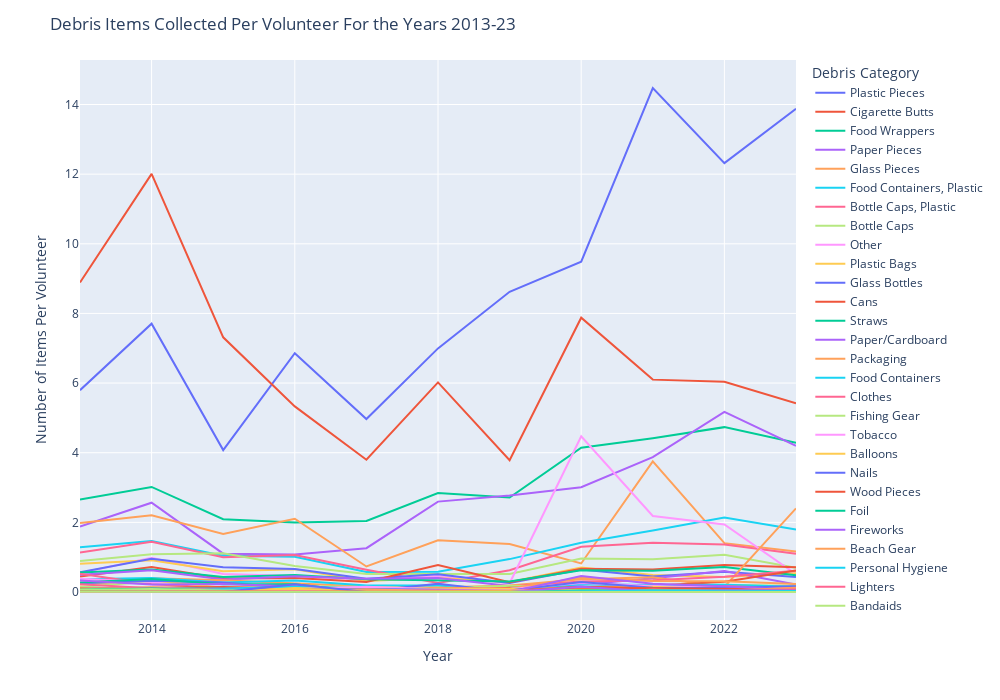

Notebook code for this chart:
### Markdown cell above
There's a significant correlation between number of volunteers and number of items collected for each year, which suggests that the number of items collected in a year might depend on the number of volunteers doing beach cleanups that year. 
The fewer debris items collected in 2020 may have been a result of fewer people being out during the pandemic, and not necessarily due to less littering.
In NOAA's marine debris report, the variable with the strongest impact on the amount of marine debris was the number of collectors (here volunteers) in the Generalized Linear Mixed Model in Section 7. In fact, the effect was 7.5 times the variable (distance to river mouth) with the second stongest effect. This emphasizes just how strongly the number of debris items collected depends on the number of collectors.

## Debris Items Per Volunteer Grouped by Category
Now that we know that the number of debris items depends on number of volunteers, let's plot the number of debris items per volunteer over time. By dividing by number of volunteers we can to some extent factor out that effect.

### Code cell
# Number of item per volunteer line graph 2013-23
fig = graph_maker.item_per_volunteer()
fig.show()

### Figure 1 — Plotly figure (JSON) as saved in the notebook; plotly's stock layout.template omitted (floating-point values rounded to 4 significant figures)
{"data": [{"hovertemplate": "variable=Plastic Pieces<br>index=%{x}<br>value=%{y}<extra></extra>", "legendgroup": "Plastic Pieces", "line": {"color": "#636efa", "dash": "solid"}, "marker": {"symbol": "circle"}, "mode": "lines", "name": "Plastic Pieces", "orientation": "v", "showlegend": true, "type": "scatter", "x": [2013, 2014, 2015, 2016, 2017, 2018, 2019, 2020, 2021, 2022, 2023], "xaxis": "x", "y": [5.797, 7.706, 4.075, 6.856, 4.967, 6.996, 8.622, 9.486, 14.47, 12.32, 13.88], "yaxis": "y"}, {"hovertemplate": "variable=Cigarette Butts<br>index=%{x}<br>value=%{y}<extra></extra>", "legendgroup": "Cigarette Butts", "line": {"color": "#EF553B", "dash": "solid"}, "marker": {"symbol": "circle"}, "mode": "lines", "name": "Cigarette Butts", "orientation": "v", "showlegend": true, "type": "scatter", "x": [2013, 2014, 2015, 2016, 2017, 2018, 2019, 2020, 2021, 2022, 2023], "xaxis": "x", "y": [8.89, 12.01, 7.313, 5.331, 3.799, 6.018, 3.786, 7.878, 6.099, 6.037, 5.421], "yaxis": "y"}, {"hovertemplate": "variable=Food Wrappers<br>index=%{x}<br>value=%{y}<extra></extra>", "legendgroup": "Food Wrappers", "line": {"color": "#00cc96", "dash": "solid"}, "marker": {"symbol": "circle"}, "mode": "lines", "name": "Food Wrappers", "orientation": "v", "showlegend": true, "type": "scatter", "x": [2013, 2014, 2015, 2016, 2017, 2018, 2019, 2020, 2021, 2022, 2023], "xaxis": "x", "y": [2.656, 3.017, 2.092, 1.999, 2.042, 2.841, 2.711, 4.144, 4.417, 4.734, 4.284], "yaxis": "y"}, {"hovertemplate": "variable=Paper Pieces<br>index=%{x}<br>value=%{y}<extra></extra>", "legendgroup": "Paper Pieces", "line": {"color": "#ab63fa", "dash": "solid"}, "marker": {"symbol": "circle"}, "mode": "lines", "name": "Paper Pieces", "orientation": "v", "showlegend": true, "type": "scatter", "x": [2013, 2014, 2015, 2016, 2017, 2018, 2019, 2020, 2021, 2022, 2023], "xaxis": "x", "y": [1.877, 2.565, 1.101, 1.073, 1.259, 2.596, 2.775, 3.008, 3.875, 5.176, 4.199], "yaxis": "y"}, {"hovertemplate": "variable=Glass Pieces<br>index=%{x}<br>value=%{y}<extra></extra>", "legendgroup": "Glass Pieces", "line": {"color": "#FFA15A", "dash": "solid"}, "marker": {"symbol": "circle"}, "mode": "lines", "name": "Glass Pieces", "orientation": "v", "showlegend": true, "type": "scatter", "x": [2013, 2014, 2015, 2016, 2017, 2018, 2019, 2020, 2021, 2022, 2023], "xaxis": "x", "y": [1.981, 2.203, 1.668, 2.103, 0.7335, 1.484, 1.38, 0.8196, 3.751, 1.402, 1.161], "yaxis": "y"}, {"hovertemplate": "variable=Food Containers, Plastic<br>index=%{x}<br>value=%{y}<extra></extra>", "legendgroup": "Food Containers, Plastic", "line": {"color": "#19d3f3", "dash": "solid"}, "marker": {"symbol": "circle"}, "mode": "lines", "name": "Food Containers, Plastic", "orientation": "v", "showlegend": true, "type": "scatter", "x": [2013, 2014, 2015, 2016, 2017, 2018, 2019, 2020, 2021, 2022, 2023], "xaxis": "x", "y": [1.286, 1.466, 1.041, 1.013, 0.5745, 0.5808, 0.9448, 1.413, 1.769, 2.136, 1.796], "yaxis": "y"}, {"hovertemplate": "variable=Bottle Caps, Plastic<br>index=%{x}<br>value=%{y}<extra></extra>", "legendgroup": "Bottle Caps, Plastic", "line": {"color": "#FF6692", "dash": "solid"}, "marker": {"symbol": "circle"}, "mode": "lines", "name": "Bottle Caps, Plastic", "orientation": "v", "showlegend": true, "type": "scatter", "x": [2013, 2014, 2015, 2016, 2017, 2018, 2019, 2020, 2021, 2022, 2023], "xaxis": "x", "y": [1.135, 1.442, 0.9961, 1.063, 0.6378, 0.2569, 0.6262, 1.297, 1.411, 1.364, 1.1], "yaxis": "y"}, {"hovertemplate": "variable=Bottle Caps<br>index=%{x}<br>value=%{y}<extra></extra>", "legendgroup": "Bottle Caps", "line": {"color": "#B6E880", "dash": "solid"}, "marker": {"symbol": "circle"}, "mode": "lines", "name": "Bottle Caps", "orientation": "v", "showlegend": true, "type": "scatter", "x": [2013, 2014, 2015, 2016, 2017, 2018, 2019, 2020, 2021, 2022, 2023], "xaxis": "x", "y": [0.8875, 1.081, 1.113, 0.7496, 0.5166, 0.521, 0.5205, 0.9628, 0.9374, 1.066, 0.6963], "yaxis": "y"}, {"hovertemplate": "variable=Other<br>index=%{x}<br>value=%{y}<extra></extra>", "legendgroup": "Other", "line": {"color": "#FF97FF", "dash": "solid"}, "marker": {"symbol": "circle"}, "mode": "lines", "name": "Other", "orientation": "v", "showlegend": true, "type": "scatter", "x": [2013, 2014, 2015, 2016, 2017, 2018, 2019, 2020, 2021, 2022, 2023], "xaxis": "x", "y": [0.5461, 0.9795, 0.5165, 0.4608, 0.3535, 0.4626, 0.2495, 4.47, 2.183, 1.94, 0.5137], "yaxis": "y"}, {"hovertemplate": "variable=Plastic Bags<br>index=%{x}<br>value=%{y}<extra></extra>", "legendgroup": "Plastic Bags", "line": {"color": "#FECB52", "dash": "solid"}, "marker": {"symbol": "circle"}, "mode": "lines", "name": "Plastic Bags", "orientation": "v", "showlegend": true, "type": "scatter", "x": [2013, 2014, 2015, 2016, 2017, 2018, 2019, 2020, 2021, 2022, 2023], "xaxis": "x", "y": [0.811, 0.91, 0.5936, 0.652, 0.3169, 0.3995, 0.2907, 0.7012, 0.4915, 0.4294, 0.5412], "yaxis": "y"}, {"hovertemplate": "variable=Glass Bottles<br>index=%{x}<br>value=%{y}<extra></extra>", "legendgroup": "Glass Bottles", "line": {"color": "#636efa", "dash": "solid"}, "marker": {"symbol": "circle"}, "mode": "lines", "name": "Glass Bottles", "orientation": "v", "showlegend": true, "type": "scatter", "x": [2013, 2014, 2015, 2016, 2017, 2018, 2019, 2020, 2021, 2022, 2023], "xaxis": "x", "y": [0.5673, 0.9576, 0.709, 0.6591, 0.3829, 0.507, 0.2611, 0.6427, 0.4476, 0.5845, 0.4325], "yaxis": "y"}, {"hovertemplate": "variable=Cans<br>index=%{x}<br>value=%{y}<extra></extra>", "legendgroup": "Cans", "line": {"color": "#EF553B", "dash": "solid"}, "marker": {"symbol": "circle"}, "mode": "lines", "name": "Cans", "orientation": "v", "showlegend": true, "type": "scatter", "x": [2013, 2014, 2015, 2016, 2017, 2018, 2019, 2020, 2021, 2022, 2023], "xaxis": "x", "y": [0.4425, 0.7144, 0.3898, 0.4034, 0.2898, 0.7744, 0.2819, 0.6675, 0.6497, 0.7757, 0.7126], "yaxis": "y"}, {"hovertemplate": "variable=Straws<br>index=%{x}<br>value=%{y}<extra></extra>", "legendgroup": "Straws", "line": {"color": "#00cc96", "dash": "solid"}, "marker": {"symbol": "circle"}, "mode": "lines", "name": "Straws", "orientation": "v", "showlegend": true, "type": "scatter", "x": [2013, 2014, 2015, 2016, 2017, 2018, 2019, 2020, 2021, 2022, 2023], "xaxis": "x", "y": [0.5626, 0.644, 0.4337, 0.4888, 0.3652, 0.3452, 0.3038, 0.6242, 0.6114, 0.7192, 0.4817], "yaxis": "y"}, {"hovertemplate": "variable=Paper/Cardboard<br>index=%{x}<br>value=%{y}<extra></extra>", "legendgroup": "Paper/Cardboard", "line": {"color": "#ab63fa", "dash": "solid"}, "marker": {"symbol": "circle"}, "mode": "lines", "name": "Paper/Cardboard", "orientation": "v", "showlegend": true, "type": "scatter", "x": [2013, 2014, 2015, 2016, 2017, 2018, 2019, 2020, 2021, 2022, 2023], "xaxis": "x", "y": [0.4919, 0.6225, 0.3614, 0.4558, 0.3795, 0.404, 0.1724, 0.2074, 0.3983, 0.6007, 0.2151], "yaxis": "y"}, {"hovertemplate": "variable=Packaging<br>index=%{x}<br>value=%{y}<extra></extra>", "legendgroup": "Packaging", "line": {"color": "#FFA15A", "dash": "solid"}, "marker": {"symbol": "circle"}, "mode": "lines", "name": "Packaging", "orientation": "v", "showlegend": true, "type": "scatter", "x": [2013, 2014, 2015, 2016, 2017, 2018, 2019, 2020, 2021, 2022, 2023], "xaxis": "x", "y": [0.2501, 0.395, 0.3402, 0.2407, 0.1573, 0.1257, 0.1876, 0.364, 0.4225, 0.1436, 2.401], "yaxis": "y"}, {"hovertemplate": "variable=Food Containers<br>index=%{x}<br>value=%{y}<extra></extra>", "legendgroup": "Food Containers", "line": {"color": "#19d3f3", "dash": "solid"}, "marker": {"symbol": "circle"}, "mode": "lines", "name": "Food Containers", "orientation": "v", "showlegend": true, "type": "scatter", "x": [2013, 2014, 2015, 2016, 2017, 2018, 2019, 2020, 2021, 2022, 2023], "xaxis": "x", "y": [0.3637, 0.3999, 0.27, 0.3328, 0.1882, 0.1853, 0.07462, 0.2539, 0.1526, 0.1442, 0.087], "yaxis": "y"}, {"hovertemplate": "variable=Clothes<br>index=%{x}<br>value=%{y}<extra></extra>", "legendgroup": "Clothes", "line": {"color": "#FF6692", "dash": "solid"}, "marker": {"symbol": "circle"}, "mode": "lines", "name": "Clothes", "orientation": "v", "showlegend": true, "type": "scatter", "x": [2013, 2014, 2015, 2016, 2017, 2018, 2019, 2020, 2021, 2022, 2023], "xaxis": "x", "y": [0.5236, 0.222, 0.1224, 0.123, 0.001073, 0, 0.1591, 0.3048, 0.3343, 0.4367, 0.6123], "yaxis": "y"}, {"hovertemplate": "variable=Fishing Gear<br>index=%{x}<br>value=%{y}<extra></extra>", "legendgroup": "Fishing Gear", "line": {"color": "#B6E880", "dash": "solid"}, "marker": {"symbol": "circle"}, "mode": "lines", "name": "Fishing Gear", "orientation": "v", "showlegend": true, "type": "scatter", "x": [2013, 2014, 2015, 2016, 2017, 2018, 2019, 2020, 2021, 2022, 2023], "xaxis": "x", "y": [0.1402, 0.3026, 0.2368, 0.1621, 0.1418, 0.1101, 0.1766, 0.1228, 0.18, 0.2066, 0.1712], "yaxis": "y"}, {"hovertemplate": "variable=Tobacco<br>index=%{x}<br>value=%{y}<extra></extra>", "legendgroup": "Tobacco", "line": {"color": "#FF97FF", "dash": "solid"}, "marker": {"symbol": "circle"}, "mode": "lines", "name": "Tobacco", "orientation": "v", "showlegend": true, "type": "scatter", "x": [2013, 2014, 2015, 2016, 2017, 2018, 2019, 2020, 2021, 2022, 2023], "xaxis": "x", "y": [0.3837, 0.2871, 0.2503, 0.1094, 0.02771, 0.02558, 0.07086, 0.2507, 0.1823, 0.09454, 0.05346], "yaxis": "y"}, {"hovertemplate": "variable=Balloons<br>index=%{x}<br>value=%{y}<extra></extra>", "legendgroup": "Balloons", "line": {"color": "#FECB52", "dash": "solid"}, "marker": {"symbol": "circle"}, "mode": "lines", "name": "Balloons", "orientation": "v", "showlegend": true, "type": "scatter", "x": [2013, 2014, 2015, 2016, 2017, 2018, 2019, 2020, 2021, 2022, 2023], "xaxis": "x", "y": [0.2164, 0.3382, 0.1239, 0.1499, 0.06203, 0.09646, 0.05757, 0.1031, 0.141, 0.1165, 0.1092], "yaxis": "y"}, {"hovertemplate": "variable=Nails<br>index=%{x}<br>value=%{y}<extra></extra>", "legendgroup": "Nails", "line": {"color": "#636efa", "dash": "solid"}, "marker": {"symbol": "circle"}, "mode": "lines", "name": "Nails", "orientation": "v", "showlegend": true, "type": "scatter", "x": [2013, 2014, 2015, 2016, 2017, 2018, 2019, 2020, 2021, 2022, 2023], "xaxis": "x", "y": [0.2532, 0.3259, 0.2697, 0.09828, 0.01984, 0.2349, 0, 0, 0, 0, 0], "yaxis": "y"}, {"hovertemplate": "variable=Wood Pieces<br>index=%{x}<br>value=%{y}<extra></extra>", "legendgroup": "Wood Pieces", "line": {"color": "#EF553B", "dash": "solid"}, "marker": {"symbol": "circle"}, "mode": "lines", "name": "Wood Pieces", "orientation": "v", "showlegend": true, "type": "scatter", "x": [2013, 2014, 2015, 2016, 2017, 2018, 2019, 2020, 2021, 2022, 2023], "xaxis": "x", "y": [0.1021, 0.1326, 0.1469, 0.09036, 0.004827, 0, 0.125, 0.1444, 0.1807, 0.2951, 0.6173], "yaxis": "y"}, {"hovertemplate": "variable=Foil<br>index=%{x}<br>value=%{y}<extra></extra>", "legendgroup": "Foil", "line": {"color": "#00cc96", "dash": "solid"}, "marker": {"symbol": "circle"}, "mode": "lines", "name": "Foil", "orientation": "v", "showlegend": true, "type": "scatter", "x": [2013, 2014, 2015, 2016, 2017, 2018, 2019, 2020, 2021, 2022, 2023], "xaxis": "x", "y": [0.2698, 0.3706, 0.22, 0.2193, 0, 0.00605, 0, 0, 0, 0, 0], "yaxis": "y"}, {"hovertemplate": "variable=Fireworks<br>index=%{x}<br>value=%{y}<extra></extra>", "legendgroup": "Fireworks", "line": {"color": "#ab63fa", "dash": "solid"}, "marker": {"symbol": "circle"}, "mode": "lines", "name": "Fireworks", "orientation": "v", "showlegend": true, "type": "scatter", "x": [2013, 2014, 2015, 2016, 2017, 2018, 2019, 2020, 2021, 2022, 2023], "xaxis": "x", "y": [0.3286, 0.218, 0.228, 0.1663, 0.02717, 0.0261, 0.008604, 0.0006363, 0.01387, 0.01332, 0.0005044], "yaxis": "y"}, {"hovertemplate": "variable=Beach Gear<br>index=%{x}<br>value=%{y}<extra></extra>", "legendgroup": "Beach Gear", "line": {"color": "#FFA15A", "dash": "solid"}, "marker": {"symbol": "circle"}, "mode": "lines", "name": "Beach Gear", "orientation": "v", "showlegend": true, "type": "scatter", "x": [2013, 2014, 2015, 2016, 2017, 2018, 2019, 2020, 2021, 2022, 2023], "xaxis": "x", "y": [0.08134, 0.1335, 0.05755, 0.05491, 0.04201, 0.122, 0.1014, 0.406, 0.3187, 0.3118, 0.2315], "yaxis": "y"}, {"hovertemplate": "variable=Personal Hygiene<br>index=%{x}<br>value=%{y}<extra></extra>", "legendgroup": "Personal Hygiene", "line": {"color": "#19d3f3", "dash": "solid"}, "marker": {"symbol": "circle"}, "mode": "lines", "name": "Personal Hygiene", "orientation": "v", "showlegend": true, "type": "scatter", "x": [2013, 2014, 2015, 2016, 2017, 2018, 2019, 2020, 2021, 2022, 2023], "xaxis": "x", "y": [0.08362, 0.1039, 0.1023, 0.1495, 0.11, 0.06517, 0.08463, 0.2202, 0.1985, 0.2105, 0.1495], "yaxis": "y"}, {"hovertemplate": "variable=Lighters<br>index=%{x}<br>value=%{y}<extra></extra>", "legendgroup": "Lighters", "line": {"color": "#FF6692", "dash": "solid"}, "marker": {"symbol": "circle"}, "mode": "lines", "name": "Lighters", "orientation": "v", "showlegend": true, "type": "scatter", "x": [2013, 2014, 2015, 2016, 2017, 2018, 2019, 2020, 2021, 2022, 2023], "xaxis": "x", "y": [0.2214, 0.1093, 0.06818, 0.05586, 0.03575, 0.04062, 0.02534, 0.03182, 0.04129, 0.1737, 0.09053], "yaxis": "y"}, {"hovertemplate": "variable=Bandaids<br>index=%{x}<br>value=%{y}<extra></extra>", "legendgroup": "Bandaids", "line": {"color": "#B6E880", "dash": "solid"}, "marker": {"symbol": "circle"}, "mode": "lines", "name": "Bandaids", "orientation": "v", "showlegend": true, "type": "scatter", "x": [2013, 2014, 2015, 2016, 2017, 2018, 2019, 2020, 2021, 2022, 2023], "xaxis": "x", "y": [0.08025, 0.09648, 0.04705, 0.03925, 0.05649, 0.06033, 0.05569, 0.05472, 0.08918, 0.1092, 0.06985], "yaxis": "y"}, {"hovertemplate": "variable=Lids<br>index=%{x}<br>value=%{y}<extra></extra>", "legendgroup": "Lids", "line": {"color": "#FF97FF", "dash": "solid"}, "marker": {"symbol": "circle"}, "mode": "lines", "name": "Lids", "orientation": "v", "showlegend": true, "type": "scatter", "x": [2013, 2014, 2015, 2016, 2017, 2018, 2019, 2020, 2021, 2022, 2023], "xaxis": "x", "y": [0, 0, 0, 0.08688, 0.1523, 0.08038, 0.08447, 0.2615, 0.1757, 0.1214, 0.1251], "yaxis": "y"}, {"hovertemplate": "variable=Construction Materials<br>index=%{x}<br>value=%{y}<extra></extra>", "legendgroup": "Construction Materials", "line": {"color": "#FECB52", "dash": "solid"}, "marker": {"symbol": "circle"}, "mode": "lines", "name": "Construction Materials", "orientation": "v", "showlegend": true, "type": "scatter", "x": [2013, 2014, 2015, 2016, 2017, 2018, 2019, 2020, 2021, 2022, 2023], "xaxis": "x", "y": [0.07861, 0.01846, 0, 0.1174, 0.04308, 0.07969, 0.08666, 0.1056, 0.1506, 0.07208, 0.09734], "yaxis": "y"}, {"hovertemplate": "variable=Utensils<br>index=%{x}<br>value=%{y}<extra></extra>", "legendgroup": "Utensils", "line": {"color": "#636efa", "dash": "solid"}, "marker": {"symbol": "circle"}, "mode": "lines", "name": "Utensils", "orientation": "v", "showlegend": true, "type": "scatter", "x": [2013, 2014, 2015, 2016, 2017, 2018, 2019, 2020, 2021, 2022, 2023], "xaxis": "x", "y": [0, 0, 0, 0.06742, 0.08473, 0.06724, 0.04568, 0.2883, 0.1189, 0.1133, 0.1627], "yaxis": "y"}, {"hovertemplate": "variable=Strapping Bands<br>index=%{x}<br>value=%{y}<extra></extra>", "legendgroup": "Strapping Bands", "line": {"color": "#EF553B", "dash": "solid"}, "marker": {"symbol": "circle"}, "mode": "lines", "name": "Strapping Bands", "orientation": "v", "showlegend": true, "type": "scatter", "x": [2013, 2014, 2015, 2016, 2017, 2018, 2019, 2020, 2021, 2022, 2023], "xaxis": "x", "y": [0.06326, 0.006976, 0.0001296, 0.06821, 0.0345, 0.04408, 0.04239, 0.1324, 0.1077, 0.1042, 0.06884], "yaxis": "y"}, {"hovertemplate": "variable=6-Pack Holders<br>index=%{x}<br>value=%{y}<extra></extra>", "legendgroup": "6-Pack Holders", "line": {"color": "#00cc96", "dash": "solid"}, "marker": {"symbol": "circle"}, "mode": "lines", "name": "6-Pack Holders", "orientation": "v", "showlegend": true, "type": "scatter", "x": [2013, 2014, 2015, 2016, 2017, 2018, 2019, 2020, 2021, 2022, 2023], "xaxis": "x", "y": [0.06794, 0.09755, 0.03901, 0.02057, 0.008044, 0.005877, 0.01205, 0, 0.01189, 0.02533, 0.01034], "yaxis": "y"}, {"hovertemplate": "variable=PPE<br>index=%{x}<br>value=%{y}<extra></extra>", "legendgroup": "PPE", "line": {"color": "#ab63fa", "dash": "solid"}, "marker": {"symbol": "circle"}, "mode": "lines", "name": "PPE", "orientation": "v", "showlegend": true, "type": "scatter", "x": [2013, 2014, 2015, 2016, 2017, 2018, 2019, 2020, 2021, 2022, 2023], "xaxis": "x", "y": [0, 0, 0, 0, 0, 0, 0, 0.4582, 0.2372, 0.1645, 0.0469], "yaxis": "y"}, {"hovertemplate": "variable=Batteries<br>index=%{x}<br>value=%{y}<extra></extra>", "legendgroup": "Batteries", "line": {"color": "#FFA15A", "dash": "solid"}, "marker": {"symbol": "circle"}, "mode": "lines", "name": "Batteries", "orientation": "v", "showlegend": true, "type": "scatter", "x": [2013, 2014, 2015, 2016, 2017, 2018, 2019, 2020, 2021, 2022, 2023], "xaxis": "x", "y": [0.02668, 0.0235, 0.02165, 0.03545, 0.08098, 0.02558, 0.01205, 0.02036, 0.02246, 0.03265, 0.1218], "yaxis": "y"}, {"hovertemplate": "variable=Bottles, Plastic<br>index=%{x}<br>value=%{y}<extra></extra>", "legendgroup": "Bottles, Plastic", "line": {"color": "#19d3f3", "dash": "solid"}, "marker": {"symbol": "circle"}, "mode": "lines", "name": "Bottles, Plastic", "orientation": "v", "showlegend": true, "type": "scatter", "x": [2013, 2014, 2015, 2016, 2017, 2018, 2019, 2020, 2021, 2022, 2023], "xaxis": "x", "y": [0.04127, 0.03681, 0.06753, 0.04874, 0.03075, 0.01711, 0.02065, 0, 0.02114, 0.01593, 0.03455], "yaxis": "y"}, {"hovertemplate": "variable=Syringes<br>index=%{x}<br>value=%{y}<extra></extra>", "legendgroup": "Syringes", "line": {"color": "#FF6692", "dash": "solid"}, "marker": {"symbol": "circle"}, "mode": "lines", "name": "Syringes", "orientation": "v", "showlegend": true, "type": "scatter", "x": [2013, 2014, 2015, 2016, 2017, 2018, 2019, 2020, 2021, 2022, 2023], "xaxis": "x", "y": [0.01524, 0.0176, 0.02787, 0.0595, 0.02431, 0.04183, 0.0244, 0.028, 0.03336, 0.05276, 0.07137], "yaxis": "y"}, {"hovertemplate": "variable=Footwear<br>index=%{x}<br>value=%{y}<extra></extra>", "legendgroup": "Footwear", "line": {"color": "#B6E880", "dash": "solid"}, "marker": {"symbol": "circle"}, "mode": "lines", "name": "Footwear", "orientation": "v", "showlegend": true, "type": "scatter", "x": [2013, 2014, 2015, 2016, 2017, 2018, 2019, 2020, 2021, 2022, 2023], "xaxis": "x", "y": [0.05869, 0.08623, 0.04161, 0.04684, 0.0001788, 0, 0, 0, 0, 0.004179, 0.007565], "yaxis": "y"}, {"hovertemplate": "variable=Cigar Tips<br>index=%{x}<br>value=%{y}<extra></extra>", "legendgroup": "Cigar Tips", "line": {"color": "#FF97FF", "dash": "solid"}, "marker": {"symbol": "circle"}, "mode": "lines", "name": "Cigar Tips", "orientation": "v", "showlegend": true, "type": "scatter", "x": [2013, 2014, 2015, 2016, 2017, 2018, 2019, 2020, 2021, 2022, 2023], "xaxis": "x", "y": [0, 0.01964, 0.0005185, 0.05681, 0.03057, 0.03526, 0.04349, 0.0006363, 0.06474, 0.03343, 0.003278], "yaxis": "y"}, {"hovertemplate": "variable=Rope<br>index=%{x}<br>value=%{y}<extra></extra>", "legendgroup": "Rope", "line": {"color": "#FECB52", "dash": "solid"}, "marker": {"symbol": "circle"}, "mode": "lines", "name": "Rope", "orientation": "v", "showlegend": true, "type": "scatter", "x": [2013, 2014, 2015, 2016, 2017, 2018, 2019, 2020, 2021, 2022, 2023], "xaxis": "x", "y": [0, 0, 0.009203, 0.09052, 0.02252, 0.02351, 0.0463, 0.004454, 0.04889, 0.01671, 0.0007565], "yaxis": "y"}, {"hovertemplate": "variable=Beverage Bottles<br>index=%{x}<br>value=%{y}<extra></extra>", "legendgroup": "Beverage Bottles", "line": {"color": "#636efa", "dash": "solid"}, "marker": {"symbol": "circle"}, "mode": "lines", "name": "Beverage Bottles", "orientation": "v", "showlegend": true, "type": "scatter", "x": [2013, 2014, 2015, 2016, 2017, 2018, 2019, 2020, 2021, 2022, 2023], "xaxis": "x", "y": [0, 0, 0, 0.2236, 0, 0, 0, 0, 0, 0, 0], "yaxis": "y"}, {"hovertemplate": "variable=Tires<br>index=%{x}<br>value=%{y}<extra></extra>", "legendgroup": "Tires", "line": {"color": "#EF553B", "dash": "solid"}, "marker": {"symbol": "circle"}, "mode": "lines", "name": "Tires", "orientation": "v", "showlegend": true, "type": "scatter", "x": [2013, 2014, 2015, 2016, 2017, 2018, 2019, 2020, 2021, 2022, 2023], "xaxis": "x", "y": [0.0122, 0.02093, 0.014, 0.01124, 0.008581, 0.006093, 0.005788, 0.01336, 0.006276, 0.007051, 0.002774], "yaxis": "y"}, {"hovertemplate": "variable=Bagged Pet Waste<br>index=%{x}<br>value=%{y}<extra></extra>", "legendgroup": "Bagged Pet Waste", "line": {"color": "#00cc96", "dash": "solid"}, "marker": {"symbol": "circle"}, "mode": "lines", "name": "Bagged Pet Waste", "orientation": "v", "showlegend": true, "type": "scatter", "x": [2013, 2014, 2015, 2016, 2017, 2018, 2019, 2020, 2021, 2022, 2023], "xaxis": "x", "y": [0.01209, 0, 0, 0, 0, 0, 0, 0.04454, 0.05252, 0.04414, 0.03203], "yaxis": "y"}, {"hovertemplate": "variable=Beverage Pouches<br>index=%{x}<br>value=%{y}<extra></extra>", "legendgroup": "Beverage Pouches", "line": {"color": "#ab63fa", "dash": "solid"}, "marker": {"symbol": "circle"}, "mode": "lines", "name": "Beverage Pouches", "orientation": "v", "showlegend": true, "type": "scatter", "x": [2013, 2014, 2015, 2016, 2017, 2018, 2019, 2020, 2021, 2022, 2023], "xaxis": "x", "y": [0, 0, 0, 0, 0, 0, 0, 0.1527, 0.01618, 0.04492, 0.04136], "yaxis": "y"}, {"hovertemplate": "variable=Appliances<br>index=%{x}<br>value=%{y}<extra></extra>", "legendgroup": "Appliances", "line": {"color": "#FFA15A", "dash": "solid"}, "marker": {"symbol": "circle"}, "mode": "lines", "name": "Appliances", "orientation": "v", "showlegend": true, "type": "scatter", "x": [2013, 2014, 2015, 2016, 2017, 2018, 2019, 2020, 2021, 2022, 2023], "xaxis": "x", "y": [0.01601, 0.01363, 0.005962, 0.01013, 0.007508, 0.003111, 0.003598, 0, 0.007267, 0.001306, 0.01765], "yaxis": "y"}, {"hovertemplate": "variable=E-Waste<br>index=%{x}<br>value=%{y}<extra></extra>", "legendgroup": "E-Waste", "line": {"color": "#19d3f3", "dash": "solid"}, "marker": {"symbol": "circle"}, "mode": "lines", "name": "E-Waste", "orientation": "v", "showlegend": true, "type": "scatter", "x": [2013, 2014, 2015, 2016, 2017, 2018, 2019, 2020, 2021, 2022, 2023], "xaxis": "x", "y": [0, 0, 0, 0, 0, 0, 0, 0.02418, 0.04096, 0.01907, 0.02824], "yaxis": "y"}, {"hovertemplate": "variable=Car Parts<br>index=%{x}<br>value=%{y}<extra></extra>", "legendgroup": "Car Parts", "line": {"color": "#FF6692", "dash": "solid"}, "marker": {"symbol": "circle"}, "mode": "lines", "name": "Car Parts", "orientation": "v", "showlegend": true, "type": "scatter", "x": [2013, 2014, 2015, 2016, 2017, 2018, 2019, 2020, 2021, 2022, 2023], "xaxis": "x", "y": [0.003375, 0.01084, 0.00674, 0.01203, 0, 0, 0, 0, 0, 0, 0], "yaxis": "y"}, {"hovertemplate": "variable=Bikes<br>index=%{x}<br>value=%{y}<extra></extra>", "legendgroup": "Bikes", "line": {"color": "#B6E880", "dash": "solid"}, "marker": {"symbol": "circle"}, "mode": "lines", "name": "Bikes", "orientation": "v", "showlegend": true, "type": "scatter", "x": [2013, 2014, 2015, 2016, 2017, 2018, 2019, 2020, 2021, 2022, 2023], "xaxis": "x", "y": [0.006751, 0.007512, 0.002333, 0.007754, 0, 0, 0, 0, 0, 0, 0], "yaxis": "y"}], "layout": {"autosize": false, "height": 700, "legend": {"title": {"text": "Debris Category"}, "tracegroupgap": 0}, "margin": {"t": 60}, "title": {"text": "Debris Items Collected Per Volunteer For the Years 2013-23"}, "width": 1000, "xaxis": {"anchor": "y", "autorange": true, "domain": [0, 1], "range": [2013, 2023], "title": {"text": "Year"}, "type": "linear"}, "yaxis": {"anchor": "x", "autorange": true, "domain": [0, 1], "range": [-0.8041, 15.28], "title": {"text": "Number of Items Per Volunteer"}, "type": "linear"}}}
